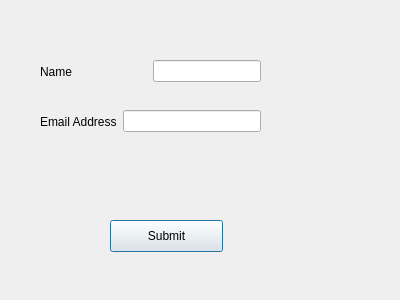
<?xml version="1.0" encoding="UTF-8"?>
<ui version="4.0">
 <class>Dialog</class>
 <widget class="QDialog" name="Dialog">
  <property name="geometry">
   <rect>
    <x>0</x>
    <y>0</y>
    <width>400</width>
    <height>300</height>
   </rect>
  </property>
  <property name="windowTitle">
   <string>Dialog</string>
  </property>
  <widget class="QPushButton" name="pushButton">
   <property name="geometry">
    <rect>
     <x>110</x>
     <y>220</y>
     <width>113</width>
     <height>32</height>
    </rect>
   </property>
   <property name="text">
    <string>Submit</string>
   </property>
  </widget>
  <widget class="QWidget" name="">
   <property name="geometry">
    <rect>
     <x>40</x>
     <y>60</y>
     <width>221</width>
     <height>23</height>
    </rect>
   </property>
   <layout class="QHBoxLayout" name="horizontalLayout">
    <item>
     <widget class="QLabel" name="label">
      <property name="text">
       <string>Name</string>
      </property>
     </widget>
    </item>
    <item>
     <spacer name="horizontalSpacer">
      <property name="orientation">
       <enum>Qt::Horizontal</enum>
      </property>
      <property name="sizeHint" stdset="0">
       <size>
        <width>40</width>
        <height>20</height>
       </size>
      </property>
     </spacer>
    </item>
    <item>
     <widget class="QLineEdit" name="lineEdit"/>
    </item>
   </layout>
  </widget>
  <widget class="QWidget" name="">
   <property name="geometry">
    <rect>
     <x>40</x>
     <y>110</y>
     <width>221</width>
     <height>23</height>
    </rect>
   </property>
   <layout class="QHBoxLayout" name="horizontalLayout_2">
    <item>
     <widget class="QLabel" name="label_2">
      <property name="text">
       <string>Email Address</string>
      </property>
     </widget>
    </item>
    <item>
     <widget class="QLineEdit" name="lineEdit_2"/>
    </item>
   </layout>
  </widget>
 </widget>
 <resources/>
 <connections/>
</ui>
